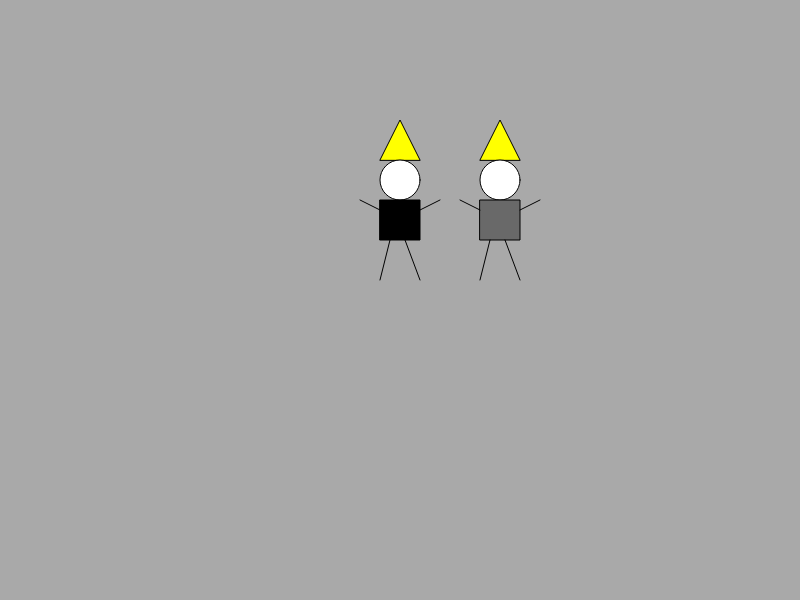
Frame 1 (no input)
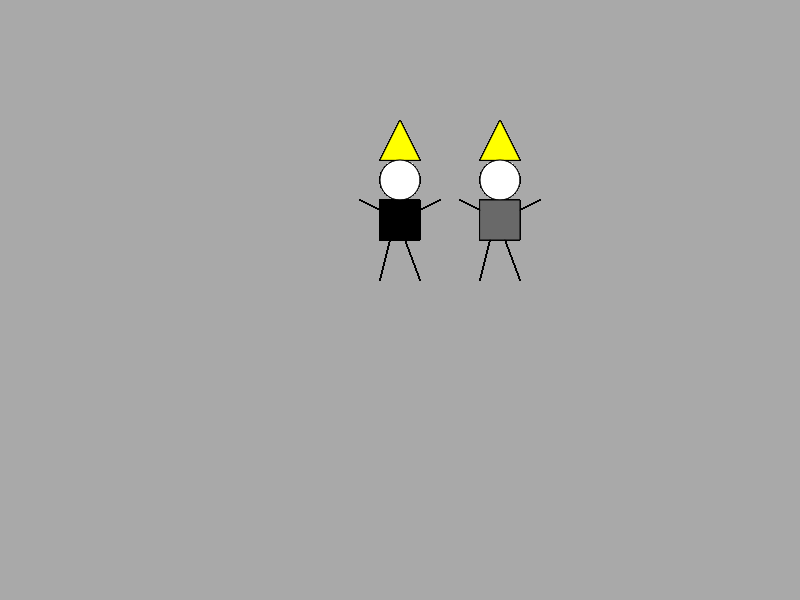
Frame 60 (no input)
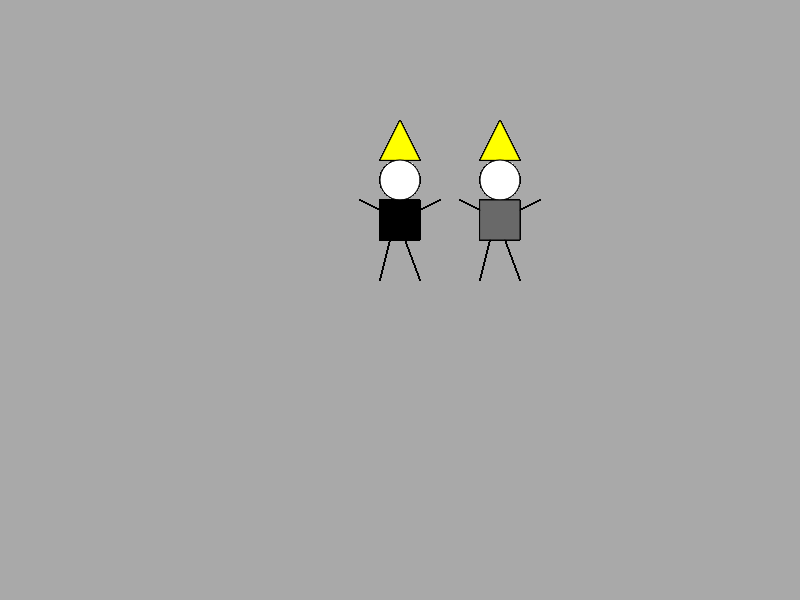
Frame 120 (the mouse pressed at the canvas centre since frame 60)

The p5.js sketch that drew these frames (run headless with seeded random() and noise() and a simulated clock; from frame 60 on, the mouse is pressed at the canvas centre):

// p5.js sketch
// ── sketch.js
function setup() {
  createCanvas(800, 600);

  background('DarkGray');

}

function draw() {
  fill('Yellow');
  triangle(380, 160, 400, 120, 420, 160);//sombrero 

  fill('White');
  circle(400,180,40);//cabesa

  fill('black');
  rect(380,200,40);//cuerpo
  
  line(380,210,360,200)//Mano Izquierda
  line(380,280,390,240)//Pie izquierdo
  
  line(420,210,440,200)//Mano derecha
  line(420,280,405,240)//Pie derecha 
  
  
  
  fill('Yellow');
  triangle(480, 160, 500, 120, 520, 160);//sombrero 
  
  fill('White');
  circle(500,180,40);//cabesa

  fill('DimGray');
  rect(480,200,40);//cuerpo
  
  line(480,210,460,200)//Mano Izquierda
  line(480,280,490,240)//Pie izquierdo
  
  line(520,210,540,200)//Mano derecha
  line(520,280,505,240)//Pie derecha 
  
}
